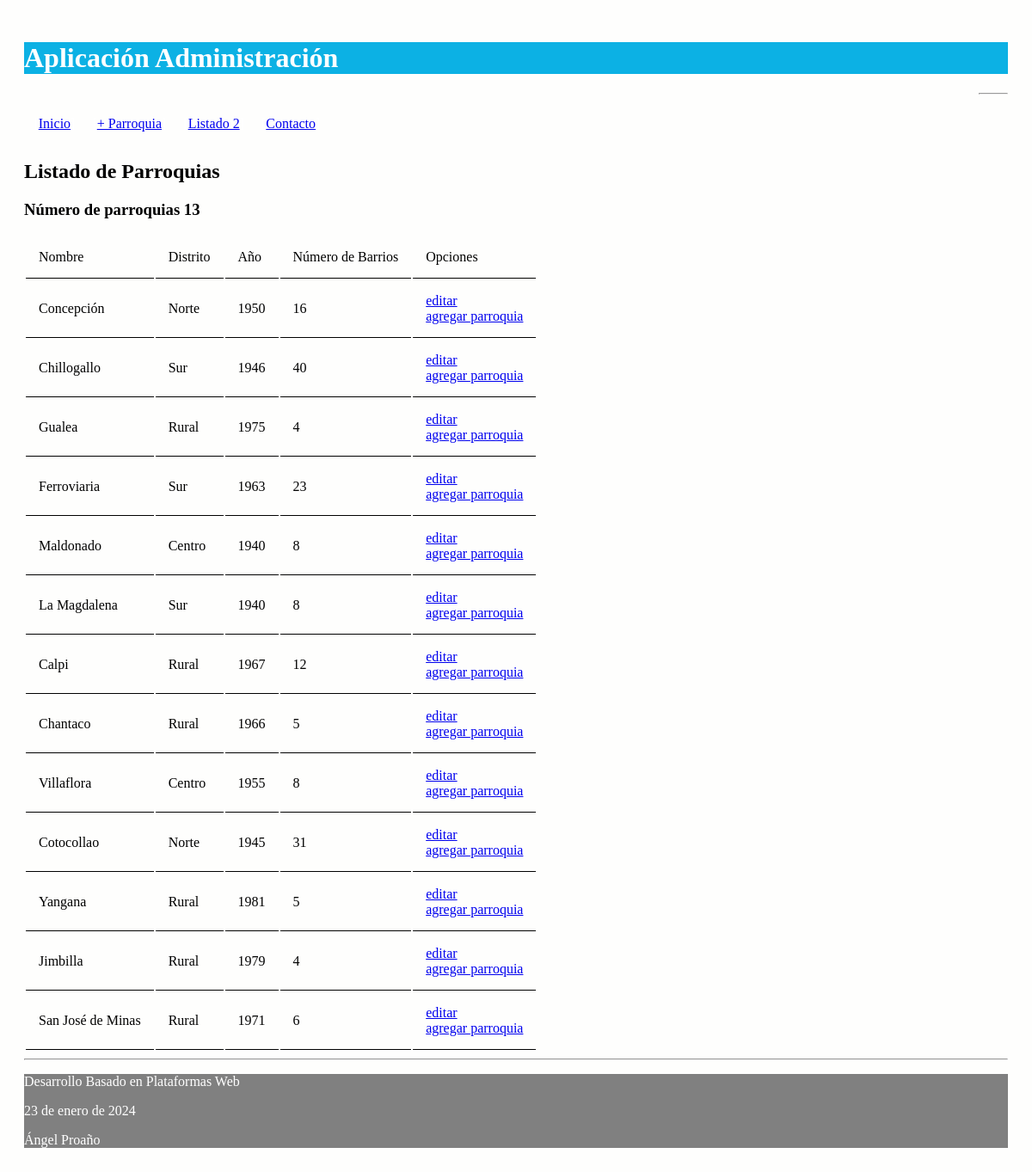
Page /administrativo/ on the committed database.
### administrativo/models.py (models this page shows, shortened)
class Parroquia(models.Model):
    nombre_parroquia = models.CharField(max_length=30)
    distrito = models.CharField(max_length=30)
    anio_creacion = models.IntegerField(blank=True, null=True)
    num_barrios = models.IntegerField(blank=True, null=True)
    ciudad = models.ForeignKey(Ciudad, on_delete=models.CASCADE)

### administrativo/views.py (the view)
# urls.py: path('', views.listadoParroquiasDos,
def listadoParroquiasDos(request):
    parroquias = Parroquia.objects.all()
    informacion_template = {'parroquias': parroquias, 'numero_parroquias': len(parroquias)}
    return render(request, 'listadoParroquiasDos.html', informacion_template)

### administrativo/templates/listadoParroquiasDos.html (shortened to what this page needs)
{% extends "master.html" %}
{% block content %}
<h2>Listado de Parroquias</h2>
<h3>Número de parroquias {{ numero_parroquias }}</h3>
<table>
<tr>
  <td>Nombre</td>
  <td>Distrito</td>
  <td>Año</td>
  <td>Número de Barrios</td>
  <td>Opciones</td>
</tr>
{% for p in parroquias %}
<tr>
  <td>{{p.nombre_parroquia}}</td>
  <td>{{p.distrito}}</td>
  <td>{{p.anio_creacion}}</td>
  <td>{{p.num_barrios}}</td>
  <td>
     <span><a href="{% url 'editarParroquia' p.id%}">editar</a></span>
     <br/>
     <span><a href="{% url 'crearParroquia' %}">agregar parroquia</a></span>
   </td>
</tr>
{% endfor %}
</table>
{% endblock %}

### administrativo/templates/master.html (shortened to what this page needs)
<!DOCTYPE html>
<html>
  <head>
    {% load static %}
    <link rel="stylesheet" type="text/css" href="{% static 'css/estilos.css' %}">
  </head>
  <body>
      <header>
        <h1>Aplicación Administración </h1>
        <nav class="top_menu">
          <ul>
            <li>[<a href="{% url 'listadoParroquiasDos' %}">Inicio</a>]</li>
            <li>[<a href="{% url 'crearParroquia' %}">+ Parroquia</a>]</li>
            <li>[<a href="{% url 'listadoParroquias' %}">Listado 2</a>]</li>
            <li>[<a href="https://github.com/angelpro1984">Contacto</a>]</li>
          </ul>
        </nav>
      </header>
    <hr>
    <section>
      {% block content %}
      {% endblock %}
    </section>
    <hr>
    <footer>
      <p>Desarrollo Basado en Plataformas Web</p>
      <p>{% now "" %}</p>
      <p>Ángel Proaño</p>
    </footer>
  </body>
</html>

### administrativo/static/css/estilos.css (style rules this page uses)
body { background: #FEFEFD; padding: 20px; }
header { background: #0cb1e4; color: #FFF; }
th, td { padding: 15px; border-bottom: 1px solid black; }
.top_menu ul { list-style:none; float:left; padding: 1%; width:95%; }
.top_menu ul li { float:left; margin-right:20px; margin-bottom:5px; }
footer { background: grey; color: #FFF; }

### rows in the picture
Parroquia: nombre_parroquia "Concepción", distrito "Norte", anio_creacion "1950", num_barrios "16"
Parroquia: nombre_parroquia "Chillogallo", distrito "Sur", anio_creacion "1946", num_barrios "40"
Parroquia: nombre_parroquia "Gualea", distrito "Rural", anio_creacion "1975", num_barrios "4"
Parroquia: nombre_parroquia "Ferroviaria", distrito "Sur", anio_creacion "1963", num_barrios "23"
Parroquia: nombre_parroquia "Maldonado", distrito "Centro", anio_creacion "1940", num_barrios "8"
Parroquia: nombre_parroquia "La Magdalena", distrito "Sur", anio_creacion "1940", num_barrios "8"
Parroquia: nombre_parroquia "Calpi", distrito "Rural", anio_creacion "1967", num_barrios "12"
Parroquia: nombre_parroquia "Chantaco", distrito "Rural", anio_creacion "1966", num_barrios "5"
Parroquia: nombre_parroquia "Villaflora", distrito "Centro", anio_creacion "1955", num_barrios "8"
Parroquia: nombre_parroquia "Cotocollao", distrito "Norte", anio_creacion "1945", num_barrios "31"
Parroquia: nombre_parroquia "Yangana", distrito "Rural", anio_creacion "1981", num_barrios "5"
Parroquia: nombre_parroquia "Jimbilla", distrito "Rural", anio_creacion "1979", num_barrios "4"
Parroquia: nombre_parroquia "San José de Minas", distrito "Rural", anio_creacion "1971", num_barrios "6"

### other values in the picture
{{ numero_parroquias }} "13"
